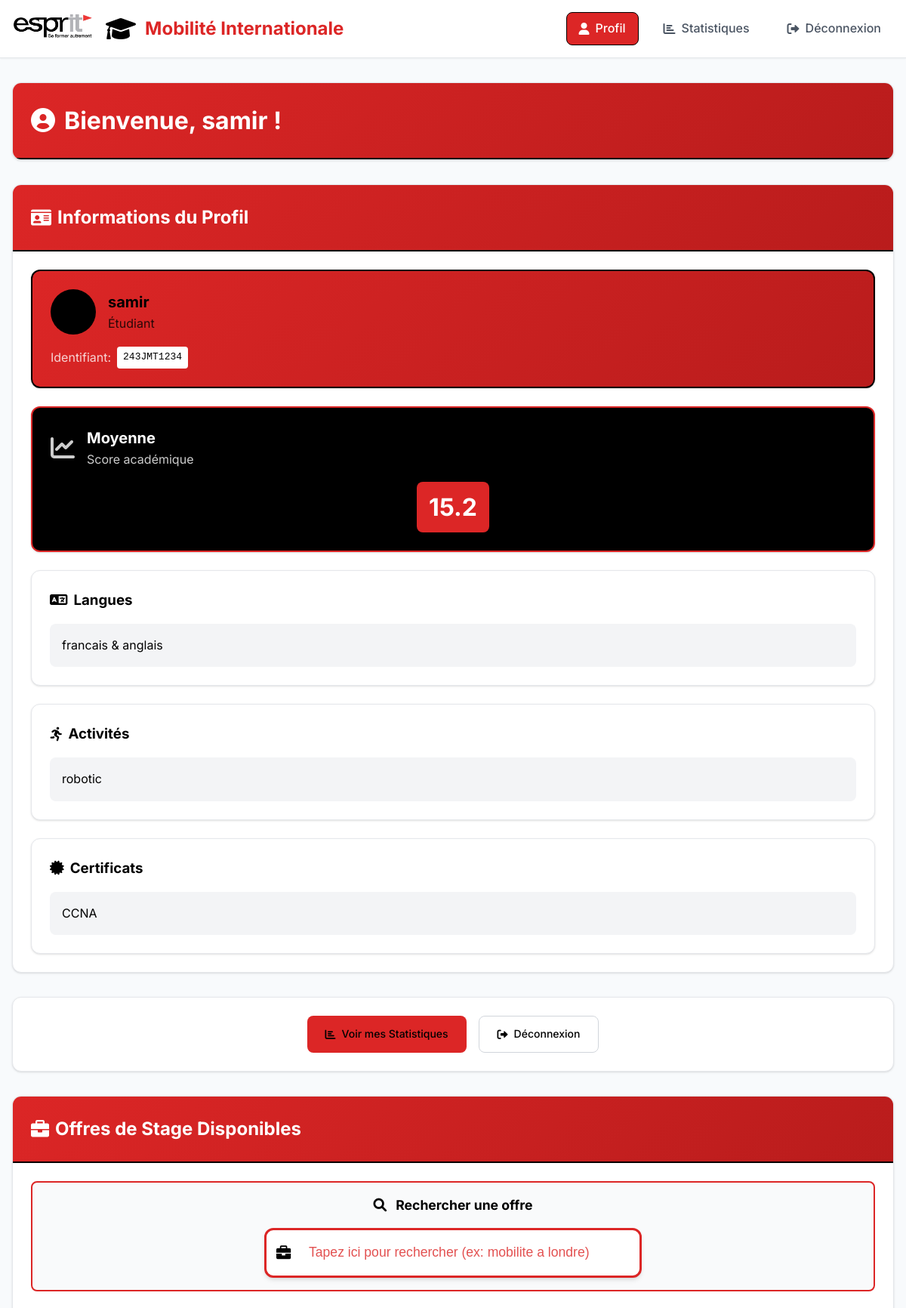
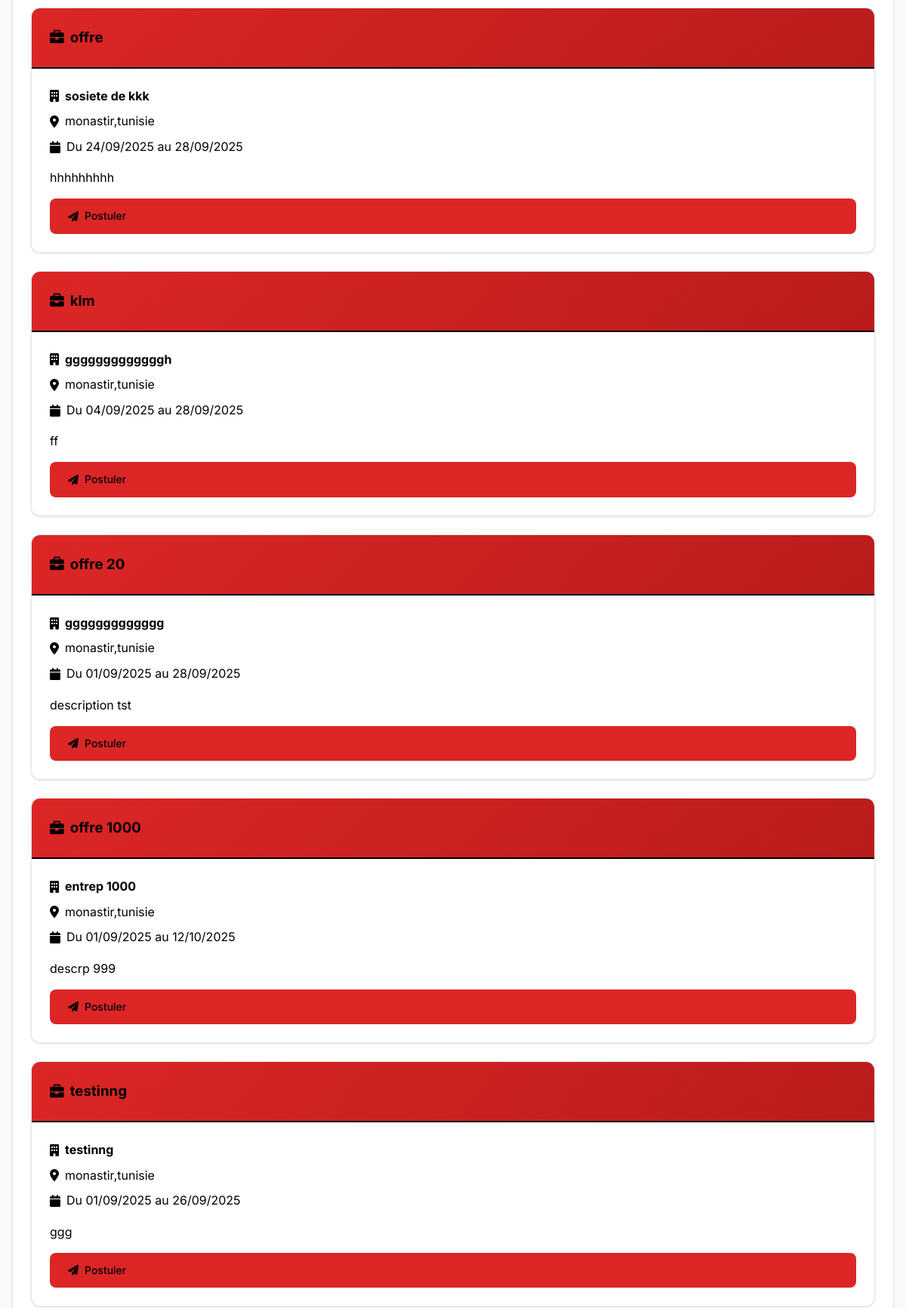
Screenshot of /profile/ (signed in, upper part) with the database file from the repository (2 pictures, top to bottom).
### condidatures/models.py (models this page shows, shortened)
class Profile(models.Model):
    user = models.OneToOneField(User, on_delete=models.CASCADE)
    identifiant = models.CharField(max_length=20, unique=True)
    email = models.EmailField(unique=True, null=True, blank=True)
    moyenne = models.FloatField()
    langues = models.CharField(max_length=100)
    activites = models.TextField(blank=True)
    certificats = models.TextField(blank=True)
    participation_projets = models.IntegerField(default=0, help_text="Nombre de projets participés")
    experience_internationale = models.IntegerField(default=0, help_text="Nombre d'années d'expérience internationale")
    niveau_anglais = models.CharField(max_length=20, default="intermediaire",
                                    choices=[
                                        ('debutant', 'Débutant'),
                                        ('intermediaire', 'Intermédiaire'),
                                        ('avance', 'Avancé'),
                                        ('bilingue', 'Bilingue')
                                    ])
    motivation_score = models.FloatField(default=0.0, help_text="Score de motivation (0-10)")
    leadership_score = models.FloatField(default=0.0, help_text="Score de leadership (0-10)")
    innovation_score = models.FloatField(default=0.0, help_text="Score d'innovation (0-10)")
    adaptabilite_score = models.FloatField(default=0.0, help_text="Score d'adaptabilité (0-10)")
    engagement_communautaire = models.IntegerField(default=0, help_text="Heures d'engagement communautaire")
    stage_anterieur = models.BooleanField(default=False, help_text="A déjà effectué un stage")
    recommandation_prof = models.IntegerField(default=0, help_text="Nombre de recommandations professeurs")
    portfolio_qualite = models.FloatField(default=0.0, help_text="Qualité du portfolio (0-10)")

class OffreStage(models.Model):
    titre = models.CharField(max_length=200)
    description = models.TextField()
    entreprise = models.CharField(max_length=150)
    localisation = models.CharField(max_length=150)
    date_debut = models.DateField()
    date_fin = models.DateField()
    date_publication = models.DateTimeField(auto_now_add=True)

### condidatures/views.py (the view)
# urls.py: path('profile/', views.profile_details, name='profile_details'),
def profile_details(request):
    if not request.user.is_authenticated:
        return redirect('login')
    profile = request.user.profile
    offres = OffreStage.objects.all().order_by('-date_debut')
    return render(request, 'condidatures/profile_details.html', {
        'profile': profile,
        'offres': offres
    })

### condidatures/templates/condidatures/profile_details.html (shortened to what this page needs)
{% extends 'condidatures/base.html' %}
{% block content %}
<div class="container mt-8">
    <div class="card mb-8">
        <div class="card-header">
            <h1 style="margin: 0; display: flex; align-items: center; gap: 0.75rem;">
                <i class="fas fa-user-circle" style="color: var(--primary-color); font-size: 2rem;"></i>
                Bienvenue, {{ request.user.username }} !
            </h1>
        </div>
    </div>
    <div class="card mb-8">
        <div class="card-header">
            <h2 style="margin: 0; display: flex; align-items: center; gap: 0.5rem;">
                <i class="fas fa-id-card" style="color: var(--primary-color);"></i>
                Informations du Profil
            </h2>
        </div>
        <div class="card-body">
            <div class="grid grid-cols-1 md:grid-cols-2 gap-6">
                <div class="card red-gradient" style="color: white; border: 2px solid var(--black);">
                    <div class="card-body">
                        <div style="display: flex; align-items: center; gap: 1rem; margin-bottom: 1rem;">
                            <div style="width: 60px; height: 60px; background: var(--black); border-radius: 50%; display: flex; align-items: center; justify-content: center; font-size: 1.5rem; font-weight: bold; color: white;">
                            </div>
                            <div>
                                <h3 style="margin: 0; font-size: 1.25rem; color: var(--black) !important;">{{ request.user.username }}</h3>
                                <p style="margin: 0; opacity: 0.8; color: var(--black) !important;">Étudiant</p>
                            </div>
                        </div>
                        <div style="display: flex; align-items: center; gap: 0.5rem;">
                            <span style="opacity: 0.8; color: var(--white) !important;">Identifiant:</span>
                            <span style="background: var(--white); padding: 0.25rem 0.5rem; border-radius: 0.25rem; font-family: monospace; color: white;">{{ profile.identifiant }}</span>
                        </div>
                    </div>
                </div>
                <div class="card" style="background: var(--black); color: white; border: 2px solid var(--primary-color);">
                    <div class="card-body">
                        <div style="display: flex; align-items: center; gap: 1rem; margin-bottom: 1rem;">
                            <i class="fas fa-chart-line" style="font-size: 2rem; opacity: 0.8; color: var(--primary-color);"></i>
                            <div>
                                <h3 style="margin: 0; font-size: 1.25rem;">Moyenne</h3>
                                <p style="margin: 0; opacity: 0.8;">Score académique</p>
                            </div>
                        </div>
                        <div style="text-align: center;">
                            <span style="font-size: 2rem; font-weight: bold; background: var(--primary-color); padding: 0.5rem 1rem; border-radius: 0.5rem; display: inline-block; color: white;">
                                {{ profile.moyenne }}
                            </span>
                        </div>
                    </div>
                </div>
            </div>
            <div class="grid grid-cols-1 md:grid-cols-2 gap-6 mt-6">
                <div class="card">
                    <div class="card-body">
                        <h3 style="display: flex; align-items: center; gap: 0.5rem; margin-bottom: 1rem; color: var(--primary-color);">
                            <i class="fas fa-language"></i>
                            Langues
                        </h3>
                        <p style="background: var(--gray-100); padding: 1rem; border-radius: var(--border-radius); margin: 0;">{{ profile.langues }}</p>
                    </div>
                </div>
                <div class="card">
                    <div class="card-body">
                        <h3 style="display: flex; align-items: center; gap: 0.5rem; margin-bottom: 1rem; color: var(--success-color);">
                            <i class="fas fa-running"></i>
                            Activités
                        </h3>
                        <p style="background: var(--gray-100); padding: 1rem; border-radius: var(--border-radius); margin: 0;">{{ profile.activites|default:"Aucune activité" }}</p>
                    </div>
                </div>
            </div>
            {% if profile.certificats %}
            <div class="card mt-6">
                <div class="card-body">
                    <h3 style="display: flex; align-items: center; gap: 0.5rem; margin-bottom: 1rem; color: var(--warning-color);">
                        <i class="fas fa-certificate"></i>
                        Certificats
                    </h3>
                    <p style="background: var(--gray-100); padding: 1rem; border-radius: var(--border-radius); margin: 0;">{{ profile.certificats }}</p>
                </div>
            </div>
            {% endif %}
        </div>
        </div>
    <div class="card mb-8">
        <div class="card-body text-center">
            <div style="display: flex; gap: 1rem; justify-content: center; flex-wrap: wrap;">
                <a href="{% url 'stats' %}" class="btn btn-primary">
                    <i class="fas fa-chart-bar"></i>
                    Voir mes Statistiques
                </a>
                <a href="{% url 'logout' %}" class="btn btn-outline">
                    <i class="fas fa-sign-out-alt"></i>
                    Déconnexion
                </a>
            </div>
        </div>
    </div>
    <div class="card">
        <div class="card-header">
            <h2 style="margin: 0; display: flex; align-items: center; gap: 0.5rem;">
                <i class="fas fa-briefcase" style="color: var(--success-color);"></i>
                Offres de Stage Disponibles
            </h2>
        </div>
        <div class="card-body">
            <div style="margin-bottom: 2rem; padding: 1rem; background: var(--gray-50); border-radius: 8px; border: 2px solid var(--primary-color);">
                <h3 style="margin: 0 0 1rem 0; color: var(--black); text-align: center; font-size: 1.1rem;">
                    <i class="fas fa-search" style="color: var(--primary-color); margin-right: 0.5rem;"></i>
                    Rechercher une offre
                </h3>
                <div style="position: relative; max-width: 500px; margin: 0 auto;">
                    <div style="position: relative;">
                        <i class="fas fa-briefcase" style="position: absolute; left: 1rem; top: 50%; transform: translateY(-50%); color: var(--primary-color); font-size: 1.2rem;"></i>
                        <input type="text" id="searchOffers" placeholder="Tapez ici pour rechercher (ex: mobilite a londre)"
                               style="width: 100%; padding: 1.2rem 1rem 1.2rem 3.5rem; border: 3px solid var(--primary-color); border-radius: 12px; font-size: 1.1rem; background: var(--white); color: var(--black); outline: none; transition: all 0.3s ease; font-weight: 500; box-shadow: var(--shadow-md);"
                               onfocus="this.style.borderColor='var(--black)'; this.style.boxShadow='0 0 0 4px rgba(220, 38, 38, 0.2)'; this.style.transform='scale(1.02)'"
                               onblur="this.style.borderColor='var(--primary-color)'; this.style.boxShadow='var(--shadow-md)'; this.style.transform='scale(1)'">
                    </div>
                </div>
            </div>
            {% if offres %}
                <div class="grid grid-cols-1 md:grid-cols-2 lg:grid-cols-3 gap-6">
            {% for offre in offres %}
                    <div class="card red-border" style="transition: transform 0.2s, box-shadow 0.2s;" onmouseover="this.style.transform='translateY(-4px)'; this.style.boxShadow='var(--shadow-lg)';" onmouseout="this.style.transform='translateY(0)'; this.style.boxShadow='var(--shadow)';">
                        <div class="card-header red-gradient" style="color: white; border-bottom: 2px solid var(--black);">
                            <h3 style="margin: 0; display: flex; align-items: center; gap: 0.5rem;">
                                <i class="fas fa-briefcase"></i>
                                {{ offre.titre }}
                            </h3>
                        </div>
                        <div class="card-body">
                            <div style="margin-bottom: 1rem;">
                                <div style="display: flex; align-items: center; gap: 0.5rem; margin-bottom: 0.5rem;">
                                    <i class="fas fa-building" style="color: var(--primary-color);"></i>
                                    <strong>{{ offre.entreprise }}</strong>
                                </div>
                                <div style="display: flex; align-items: center; gap: 0.5rem; margin-bottom: 0.5rem;">
                                    <i class="fas fa-map-marker-alt" style="color: var(--warning-color);"></i>
                                    <span>{{ offre.localisation }}</span>
                                </div>
                                <div style="display: flex; align-items: center; gap: 0.5rem; margin-bottom: 1rem;">
                                    <i class="fas fa-calendar" style="color: var(--success-color);"></i>
                                    <span>Du {{ offre.date_debut|date:"d/m/Y" }} au {{ offre.date_fin|date:"d/m/Y" }}</span>
                                </div>
                            </div>
                            <p style="color: var(--gray-600); margin-bottom: 1rem; line-height: 1.5;">{{ offre.description|truncatewords:20 }}</p>
                            <a href="{% url 'postuler_offre' offre.id %}" class="btn btn-success" style="width: 100%;">
                                <i class="fas fa-paper-plane"></i>
                                Postuler
                            </a>
                        </div>
            </div>
            {% endfor %}
                </div>
            {% endif %}
        </div>
    </div>
</div>
{% endblock %}

### condidatures/templates/condidatures/base.html (style rules this page uses)
:root { --primary-color: #dc2626; --primary-dark: #b91c1c; --secondary-color: #6b7280; --success-color: #dc2626; --warning-color: #dc2626; --danger-color: #dc2626; --light-bg: #f8fafc; --white: #ffffff; --black: #000000; --gray-50: #f9fafb; --gray-100: #f3f4f6; --gray-200: #e5e7eb; --gray-300: #d1d5db; --gray-400: #9ca3af; --gray-500: #6b7280; --gray-600: #4b5563; --gray-700: #374151; --gray-800: #1f2937; --gray-900: #111827; --shadow-sm: 0 1px 2px 0 rgb(0 0 0 / 0.05); --shadow: 0 1px 3px 0 rgb(0 0 0 / 0.1), 0 1px 2px -1px rgb(0 0 0 / 0.1); --shadow-md: 0 4px 6px -1px rgb(0 0 0 / 0.1), 0 2px 4px -2px rgb(0 0 0 / 0.1); --shadow-lg: 0 10px 15px -3px rgb(0 0 0 / 0.1), 0 4px 6px -4px rgb(0 0 0 / 0.1); --border-radius: 0.5rem; --border-radius-lg: 0.75rem; }
* { margin: 0; padding: 0; box-sizing: border-box; }
body { font-family: 'Inter', -apple-system, BlinkMacSystemFont, 'Segoe UI', Roboto, sans-serif; background-color: var(--light-bg); color: var(--black); line-height: 1.6; min-height: 100vh; display: flex; flex-direction: column; }
.red-gradient, .red-gradient *, [style*="background: var(--primary-color)"], [style*="background: #dc2626"], [style*="background: var(--black)"], [style*="background: #000000"] { color: var(--white) !important; }
.container { max-width: 1200px; margin: 0 auto; padding: 0 1rem; }
.btn { display: inline-flex; align-items: center; gap: 0.5rem; padding: 0.75rem 1.5rem; border: none; border-radius: var(--border-radius); font-weight: 500; text-decoration: none; cursor: pointer; transition: all 0.2s; font-size: 0.875rem; }
.btn-primary { background-color: var(--primary-color); color: var(--white); }
.btn-success { background-color: var(--success-color); color: var(--white); }
.btn-outline { background-color: transparent; border: 1px solid var(--gray-300); color: var(--gray-700); }
.card { background: var(--white); border-radius: var(--border-radius-lg); box-shadow: var(--shadow); border: 1px solid var(--gray-200); overflow: hidden; }
.card-header { padding: 1.5rem; border-bottom: 2px solid var(--primary-color); background: linear-gradient(135deg, var(--primary-color), var(--primary-dark)); color: var(--white); }
.card-header h1, .card-header h2, .card-header h3, .card-header h4, .card-header h5, .card-header h6 { color: var(--white) !important; }
.card-header i { color: var(--white) !important; }
.card-body { padding: 1.5rem; }
.grid { display: grid; gap: 1.5rem; }
.grid-cols-1 { grid-template-columns: repeat(1, minmax(0, 1fr)); }
.text-center { text-align: center; }
.mb-8 { margin-bottom: 2rem; }
.mt-6 { margin-top: 1.5rem; }
.mt-8 { margin-top: 2rem; }
.gap-6 { gap: 1.5rem; }

### condidatures/templates/condidatures/profile_details.html (style rules this page uses)
#searchOffers::placeholder { color: var(--primary-color) !important; opacity: 0.8; font-weight: 500; }

### rows the page displays
Profile: identifiant "243JMT1234", moyenne "15.2", langues "francais & anglais", activites "robotic", certificats "CCNA"
OffreStage: titre "offre", entreprise "sosiete de kkk", localisation "monastir,tunisie", date_debut "24/09/2025", date_fin "28/09/2025", description "hhhhhhhhh"
OffreStage: titre "klm", entreprise "gggggggggggggh", localisation "monastir,tunisie", date_debut "04/09/2025", date_fin "28/09/2025", description "ff"
OffreStage: titre "offre 20", entreprise "ggggggggggggg", localisation "monastir,tunisie", date_debut "01/09/2025", date_fin "28/09/2025", description "description tst"
OffreStage: titre "offre 1000", entreprise "entrep 1000", localisation "monastir,tunisie", date_debut "01/09/2025", date_fin "12/10/2025", description "descrp 999"
OffreStage: titre "testinng", entreprise "testinng", localisation "monastir,tunisie", date_debut "01/09/2025", date_fin "26/09/2025", description "ggg"

### other values shown
{{ request.user.username }} "samir"
